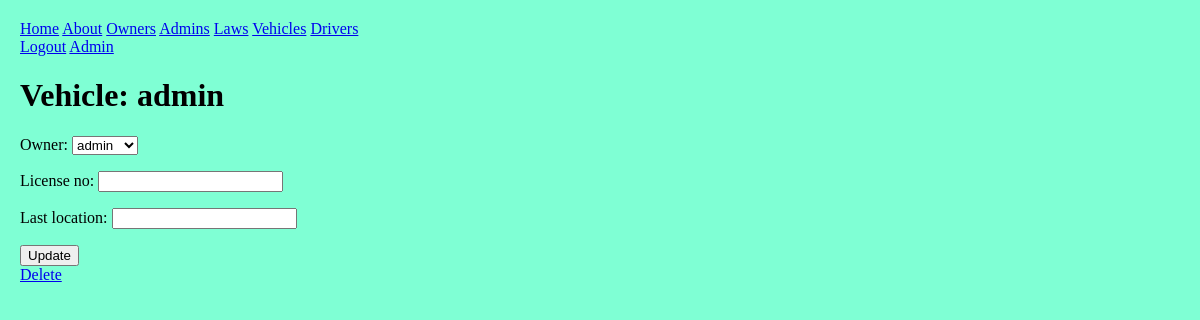
/front/vehicle/?oid=2&vid=1 (signed in), run on an earlier commit of the app's database.
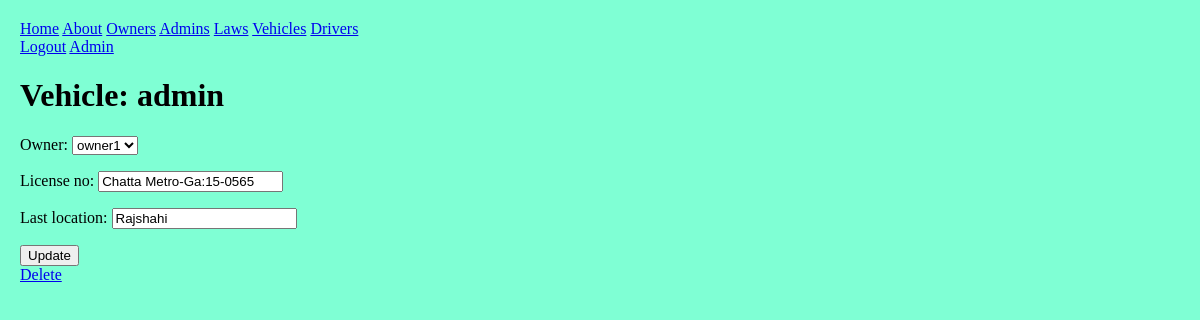
And on a later commit of the database.
### front/models.py (models this page shows, shortened)
class Vehicle(models.Model):
    owner = models.ForeignKey(Account, on_delete=models.CASCADE, null=False);
    license_no = models.CharField(max_length=50, unique=True);
    last_location = models.CharField(max_length=100, null=True);
    approved = models.BooleanField(default=False);

### front/decorators.py (the view)
        def wrapper_func(req, *args, **kwargs):
            grp = {x.name for x in req.user.groups.all()};
            if not (bool(roles.intersection(grp)) ^ bool(grp)):
                return view_func(req, *args, **kwargs);
            else: return HttpResponse("""
                <h1>access denied</h1>
                <a href="/front/">home</a>
            """)

### front/forms.py
class VehicleForm(ModelForm):
    class Meta:
        model = Vehicle;
        fields = "__all__";# [f.name for f in Vehicle._meta.get_fields()];
        exclude = ("approved", );

### front/views.py (called while the page is built, shortened)
@login_required
@allowed_users({"owner"})
def vehicle(req: HttpRequest):
    oid = int(req.GET.get("oid"));
    if not (req.user.is_superuser or req.user.id == oid):
        messages.info(req, "Not your profile");
        return redirect("home");
    form = vid = cur_v = None;
    try:
        vid = int(req.GET.get("vid"));
        cur_v = Vehicle.objects.get(pk=vid);
        form = VehicleForm(instance=cur_v, initial={"owner": cur_v.owner});
    except:
        form = VehicleForm(initial={"owner": Account.objects.get(pk=oid)});
    if not req.user.is_superuser:
        form.fields["owner"].disabled = True;
    context = {
        "nav": nav,
        "form": form,
        "pk": vid,
    };
    return render(req, "vehicle.html", context);

### front/templates/vehicle.html (shortened to what this page needs)
{% extends 'base.html' %}
{% block content %}
    <h1>Vehicle: {{user.username}}</h1>
    <form action="" method="post">
        {{form.as_p}}
        <button type="submit">{% if request.GET.vid %}Update{% else %}Add{% endif %}</button>
    </form>
    <a href="{% url 'delete' %}?type=vehicle&amp;pk={{pk}}">Delete</a>
{% endblock content %}

What changed in the data, as far as the page shows it:
added Vehicle: owner "owner1", license_no "Chatta Metro-Ga:15-0565", last_location "Rajshahi"
Also different on the page:
form field owner: "admin" → (not shown)
